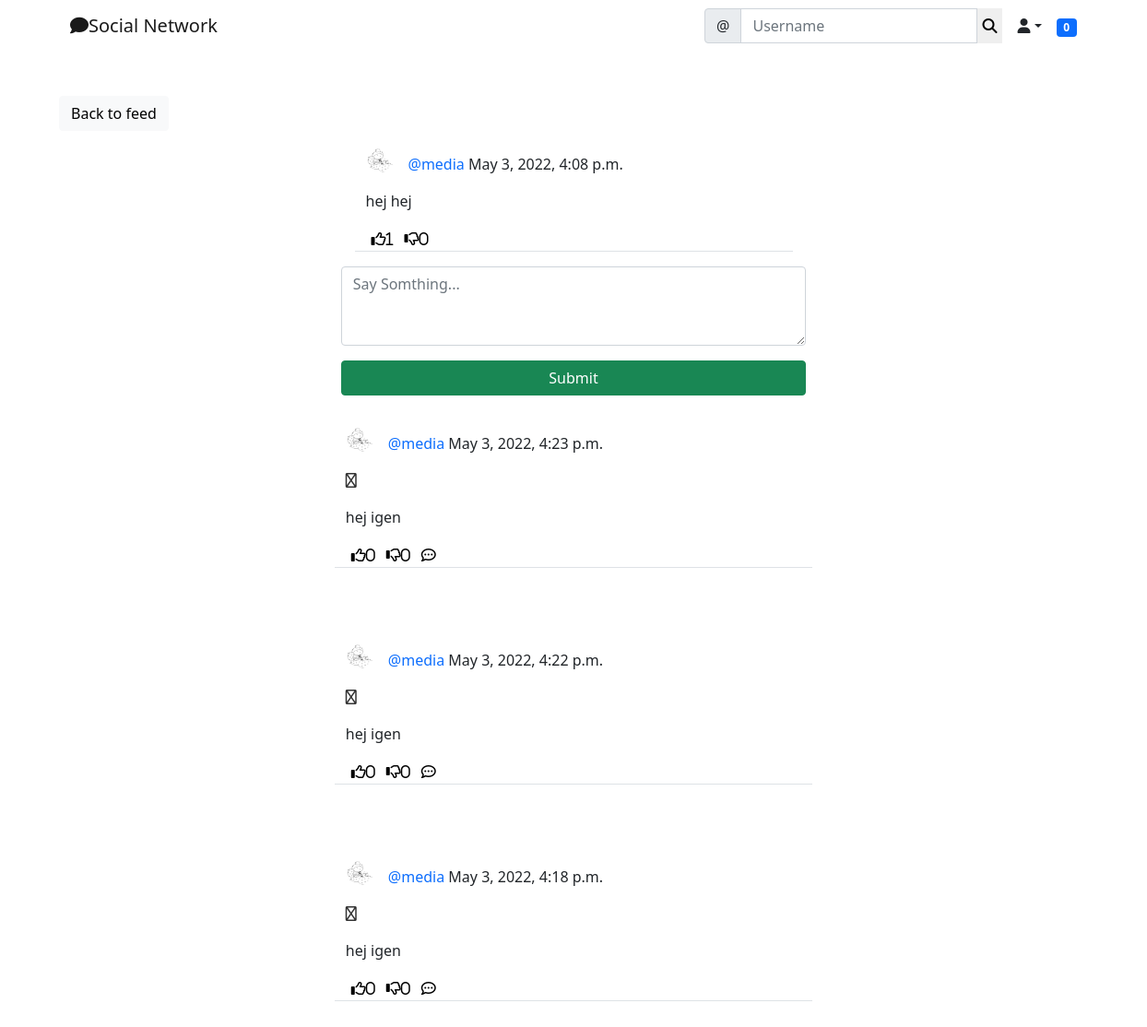
Page /social/post/8 (signed in) on the earlier database version.
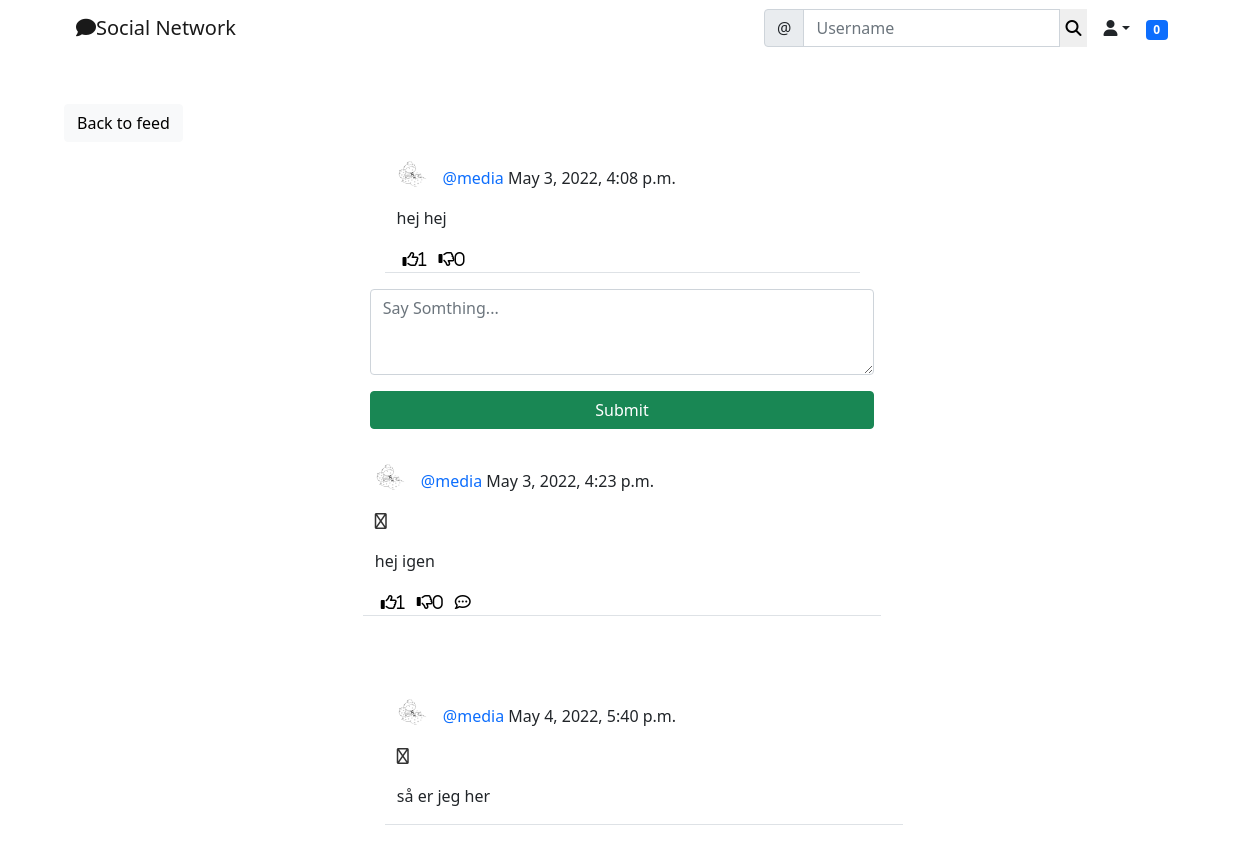
Same page on the later database version.
### social/models.py (models this page shows)
class Comment(models.Model):
    comment = models.TextField()
    created_on = models.DateTimeField(default=timezone.now)
    author = models.ForeignKey(User, on_delete=models.CASCADE)
    post = models.ForeignKey('post', on_delete=models.CASCADE)
    likes = models.ManyToManyField(User, blank=True, related_name='comment_likes')
    dislikes = models.ManyToManyField(User, blank=True, related_name='comment_dislikes')
    parent = models.ForeignKey('self', on_delete=models.CASCADE, blank=True, null=True, related_name='+')
    @property
    def children(self):
        return Comment.objects.filter(parent=self).order_by('-created_on').all()
    @property
    def is_parent(self):
        if self.parent is None:
            return True
        return False

class UserProfile(models.Model):
    user = models.OneToOneField(User, primary_key=True, verbose_name='user', related_name='profile', on_delete=models.CASCADE)
    name = models.CharField(max_length=30, blank=True, null=True)
    bio = models.TextField(max_length=500, blank=True, null=True)
    birth_date = models.DateField(null=True, blank=True)
    location = models.CharField(max_length=100, blank=True, null=True)
    picture = models.ImageField(upload_to='uploads/profile_pictures', default='uploads/profile_pictures/default.png.url', blank=True)
    followers = models.ManyToManyField(User, blank=True, related_name='followers')

### social/views.py (the view, shortened to what this page needs)
# urls.py: path('post/<int:pk>', PostDetailView.as_view(), name='post-detail'),
class PostDetailView(LoginRequiredMixin, View):
    def get(self, request, pk, *args, **kwargs):
        post = Post.objects.get(pk=pk)
        form = CommentForm()
        comments = Comment.objects.filter(post=post).order_by('-created_on')
        context = {
            'post': post,
            'form': form,
            'comments': comments,
        }
        return render(request, 'social/post_detail.html', context)

### social/forms.py
class CommentForm(forms.ModelForm):
    comment = forms.CharField(
        label='',
        widget=forms.Textarea(attrs={
            'rows': '3',
            'placeholder': 'Say Somthing...',
        })
    )
    class Meta:
        model = Comment
        fields = ['comment']

### landing/templatetags/custom_tags.py (called while the page is built)
@register.inclusion_tag('social/show_notifications.html', takes_context=True)
def show_notifications(context):
    request_user = context['request'].user
    notifications = Notification.objects.filter(to_user=request_user).exclude(user_has_seen=True).order_by('-date')
    return{'notifications': notifications}

### social/templates/social/post_detail.html (shortened to what the changed rows need)
{% extends 'landing/base.html' %}
{% load crispy_forms_tags %}
{% load static %}
{% block content %}
    <div class="row justify-content-center mt-3 mb-5">
        {% for comment in comments %}
        {% if comment.is_parent %}
        <div class="row justify-content-center mt-3 mb-5">
            <div class="col-md-5 col-sm-12 border-bottom">
                <p>
                    <div>
                        <a href="{% url 'profile' comment.author.profile.pk %}">
                            <img class="round-circle post-img" height="30" width="30" src="{{ comment.author.profile.picture.url }}" />
                        </a>
                        <p class="post-text">
                            <a class="text-primary post-link" href="{% url 'profile' comment.author.profile.pk %}">@{{ comment.author }}</a> {{ comment.created_on }}
                        </p>
                    </div>
                    {% if request.user == comment.author %}
                        <a href="{% url 'comment-delete' post.pk comment.pk %}" class="edit-color"><i class="far fa-trash"></i></a>
                    {% endif %}
                </p>
                <p>{{ comment.comment }}</p>
                <div class="d-flex flex-row">
                    <form method="POST" action="{% url 'comment-like' post.pk comment.pk %}">
                        <button class="remove-default-btn" type="submit">
                            <i class="far fa-thumbs-up"><span>{{ comment.likes.all.count }}</span></i>
                        </button>
                    </form>
                    <form method="POST" action="{% url 'comment-dislike' post.pk comment.pk %}">
                        <button class="remove-default-btn" type="submit">
                            <i class="far fa-thumbs-down"><span>{{ comment.dislikes.all.count }}</span></i>
                        </button>
                    </form>
                    <div>
                        <button class="remove-default-btn"><i class="far fa-comment-dots" onclick="commentReplyToggle('{{ comment.pk }}')"></i></button>
                    </div>
                </div>
            </div>
        </div>
        {% for child_comment in comment.children %}
        <div class="row justify-content-center mt-3 mb-5 child-comment">
            <div class="col-md-5 col-sm-12 border-bottom">
                <p>
                    <div>
                        <a href="{% url 'profile' child_comment.author.profile.pk %}">
                            <img class="round-circle post-img" height="30" width="30" src="{{ child_comment.author.profile.picture.url }}" />
                        </a>
                        <p class="post-text">
                            <a class="text-primary post-link" href="{% url 'profile' child_comment.author.profile.pk %}">@{{ child_comment.author }}</a> {{ child_comment.created_on }}
                        </p>
                    </div>
                    {% if request.user == child_comment.author %}
                        <a href="{% url 'comment-delete' post.pk child_comment.pk %}" class="edit-color"><i class="far fa-trash"></i></a>
                    {% endif %}
                </p>
                <p>{{ child_comment.comment }}</p>
            </div>
        </div>
        </div>
        {% endfor %}
        {% endif %}
        {% endfor %}
    </div>
{% endblock content %}

Differences in the rows shown:
removed Comment: author.profile.picture (picture), author "media", created_on "May 3, 2022, 4:22 p.m.", comment "hej igen", likes.all.count "0", dislikes.all.count "0"
removed Comment: author.profile.picture (picture), author "media", created_on "May 3, 2022, 4:18 p.m.", comment "hej igen", likes.all.count "0", dislikes.all.count "0"
computed for Comment "May 3, 2022, 4:23 p.m.": likes.all.count "0" → "1"
added Comment: author.profile.picture (picture), author "media", created_on "May 4, 2022, 5:40 p.m.", comment "så er jeg her"
